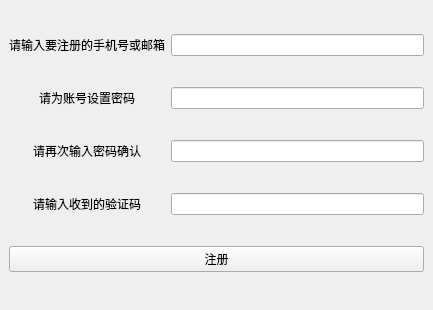
<?xml version="1.0" encoding="UTF-8"?>
<ui version="4.0">
 <class>Create_User</class>
 <widget class="QMainWindow" name="Create_User">
  <property name="geometry">
   <rect>
    <x>0</x>
    <y>0</y>
    <width>433</width>
    <height>310</height>
   </rect>
  </property>
  <property name="windowTitle">
   <string>MainWindow</string>
  </property>
  <widget class="QWidget" name="centralwidget">
   <layout class="QGridLayout" name="gridLayout">
    <item row="1" column="0">
     <widget class="QLabel" name="label_2">
      <property name="text">
       <string>请为账号设置密码</string>
      </property>
      <property name="alignment">
       <set>Qt::AlignCenter</set>
      </property>
     </widget>
    </item>
    <item row="0" column="1">
     <widget class="QLineEdit" name="UserName">
      <property name="alignment">
       <set>Qt::AlignCenter</set>
      </property>
     </widget>
    </item>
    <item row="5" column="0" colspan="2">
     <widget class="QPushButton" name="pushButton">
      <property name="text">
       <string>注册</string>
      </property>
     </widget>
    </item>
    <item row="2" column="0">
     <widget class="QLabel" name="label_3">
      <property name="text">
       <string>请再次输入密码确认</string>
      </property>
      <property name="alignment">
       <set>Qt::AlignCenter</set>
      </property>
     </widget>
    </item>
    <item row="0" column="0">
     <widget class="QLabel" name="label">
      <property name="text">
       <string>请输入要注册的手机号或邮箱</string>
      </property>
      <property name="alignment">
       <set>Qt::AlignCenter</set>
      </property>
     </widget>
    </item>
    <item row="1" column="1">
     <widget class="QLineEdit" name="PassWord">
      <property name="alignment">
       <set>Qt::AlignCenter</set>
      </property>
     </widget>
    </item>
    <item row="2" column="1">
     <widget class="QLineEdit" name="VerifyPwd">
      <property name="alignment">
       <set>Qt::AlignCenter</set>
      </property>
     </widget>
    </item>
    <item row="3" column="1">
     <widget class="QLineEdit" name="lineEdit_2"/>
    </item>
    <item row="3" column="0">
     <widget class="QLabel" name="label_5">
      <property name="text">
       <string>请输入收到的验证码</string>
      </property>
      <property name="alignment">
       <set>Qt::AlignCenter</set>
      </property>
     </widget>
    </item>
   </layout>
  </widget>
 </widget>
 <resources/>
 <connections/>
</ui>
